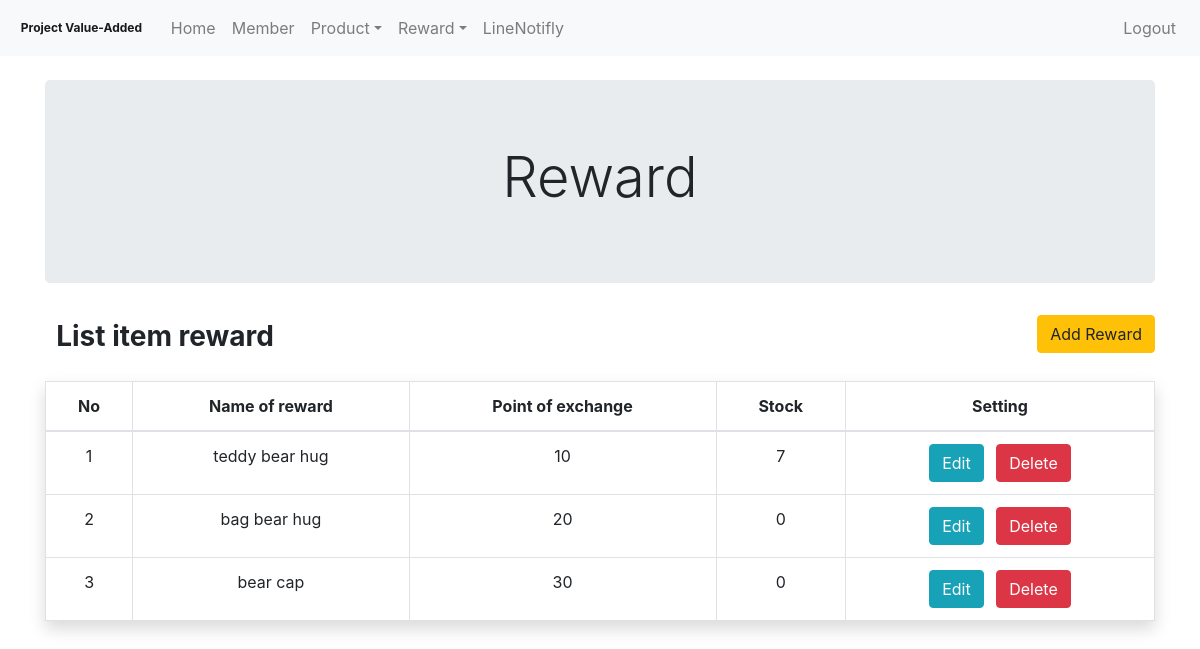
The app's page /Admin/reward.php with its own data.
### tables this page shows
CREATE TABLE `reward` (
  `id_reward` int(2) NOT NULL,
  `description_reward` text NOT NULL,
  `name_reward` varchar(255) NOT NULL,
  `img_reward` varchar(255) NOT NULL,
  `point_exchange_reward` int(5) NOT NULL,
  `stock_reward` int(5) NOT NULL
);

### Admin/reward.php (called while the page is built, shortened)
<?php
include "./src/component/header.php";
include "./src/component/nev.php";
include "./src/views/reward_modal.php";
include "./src/component/footage.php";

### Admin/src/models/reward.php (called while the page is built)
<?php
require "../Mysql/Connect.php";
$q_fetch_lists = "SELECT * FROM reward";
$result_fetch_lists = mysqli_query($dbcon, $q_fetch_lists);

### Admin/src/views/reward_modal.php (the view)
<?php
require './src/models/reward.php';
?>
<div class="container pt-4">
    <div class="row">
        <div class="col-12 text-center">
            <div class="jumbotron ">
                <h1 class="display-4">Reward</h1>
            </div>
        </div>
        <div class="col-12 mb-3">
            <h1 class="badge " style="font-size: 1.75rem;"> List item reward </h1>
            <button type="button" class="btn btn-warning float-right" style="text-align: right" data-toggle="modal" data-target="#modal-reward-add">
                Add Reward
            </button>
        </div>
        <div class="col-12">
            <table class="table table-bordered shadow text-center">
                <thead>
                    <tr>
                        <th scope="col">No</th>
                        <th scope="col">Name of reward</th>
                        <th scope="col">Point of exchange</th>
                        <th scope="col">Stock</th>
                        <th scope="col">Setting</th>
                    </tr>
                </thead>
                <tbody>
                    <?php
                    $No = 0;
                    while ($lists_reward = mysqli_fetch_assoc($result_fetch_lists)) {
                        $No = $No + 1;
                    ?>
                        <tr>
                            <td class="text-center"><?php echo ($No) ?></td>
                            <td scope="row"><?php echo $lists_reward['name_reward']; ?></td>
                            <td scope="row"><?php echo $lists_reward['point_exchange_reward']; ?></td>
                            <td scope="row"><?php echo $lists_reward['stock_reward']; ?></td>
                            <td scope="row ">
                                <button class="btn btn-info reward_edit_modal mr-2" id="<?php echo $lists_reward['id_reward']; ?>">Edit</button>
                                <button class="btn btn-danger reward_delete" id="<?php echo $lists_reward['id_reward']; ?>">Delete</button>
                            </td>
                        </tr>
                    <?php } ?>
                </tbody>
            </table>
        </div>
    </div>
</div>

### Admin/src/css/admin.css (style rules this page uses)
input, button, p { vertical-align: middle; }

### records on screen
reward: name_reward "teddy bear hug", point_exchange_reward "10", stock_reward "7"
reward: name_reward "bag bear hug", point_exchange_reward "20", stock_reward "0"
reward: name_reward "bear cap", point_exchange_reward "30", stock_reward "0"
